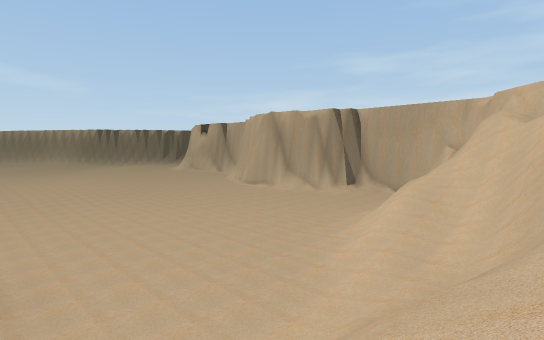
[1] (above)

24 first-person views from a walk through a 3-D level made in the Unity game engine. The camera is 1.3 m above the floor, tilts 4° down and sees 80° across. The floor is counted in squares, 2 m on a side. Each view is taken from the middle of a square. On the plan, view 1 faces up. The plan holds only what a view shows up to about 10 squares ahead; the rest is blank. The place goes on beyond the plan. Some animated figures are not drawn.

[2]
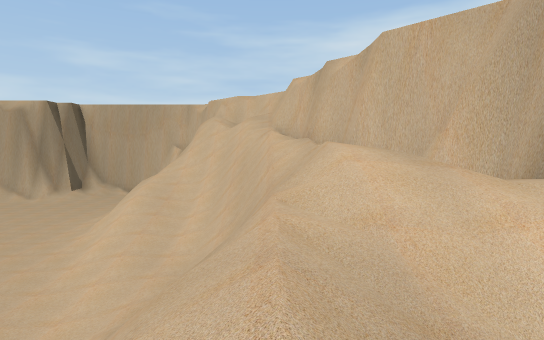

[3]
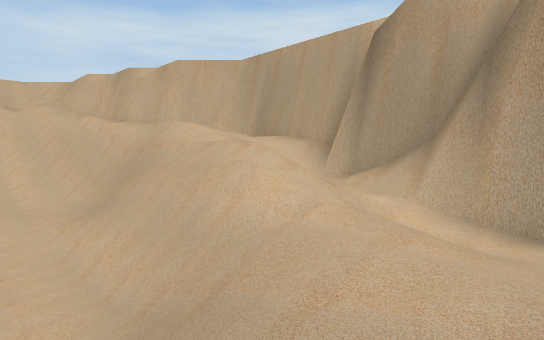

[4]
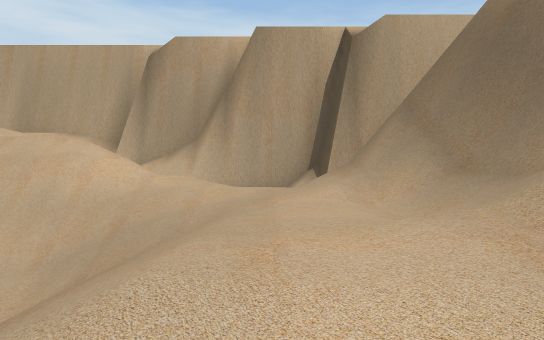

[5]
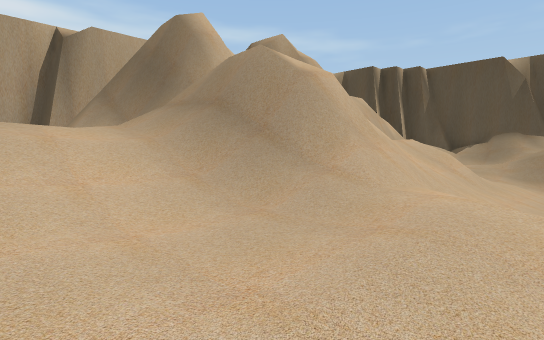

[6]
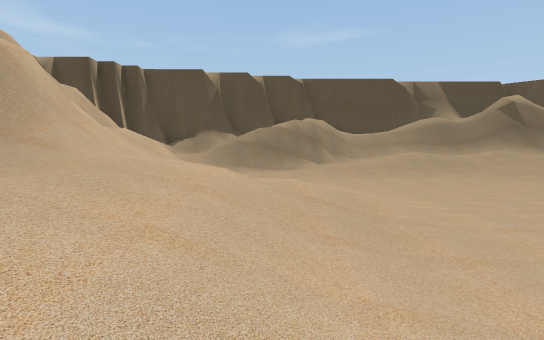

[7]
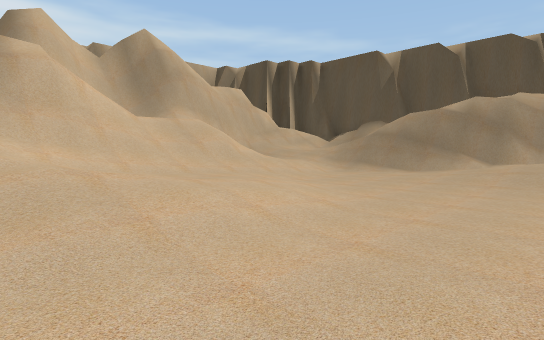

[8]
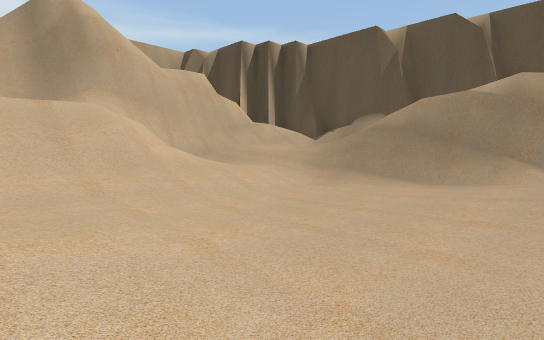

[9]
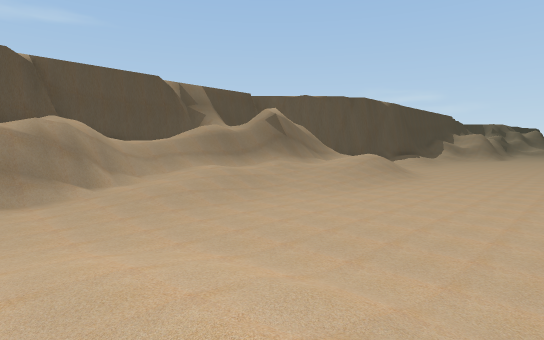

[10]
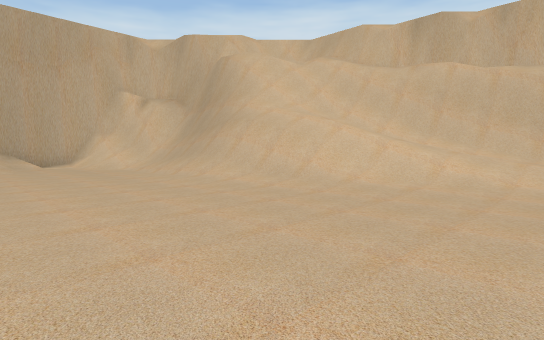

[11]
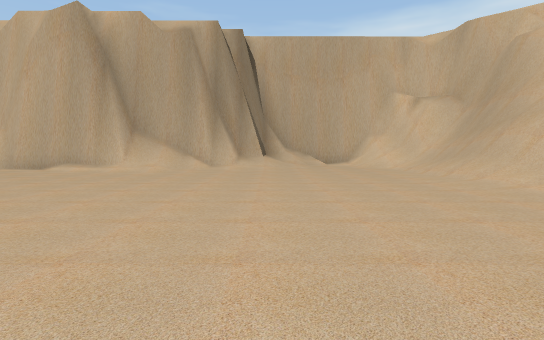

[12]
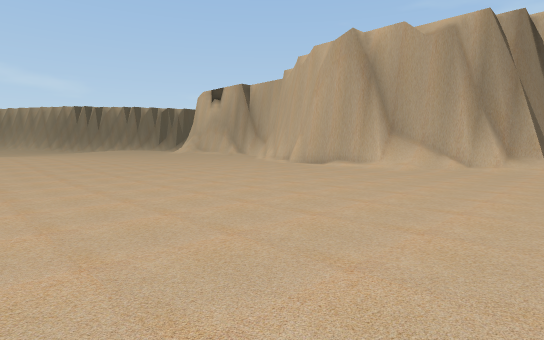

[13]
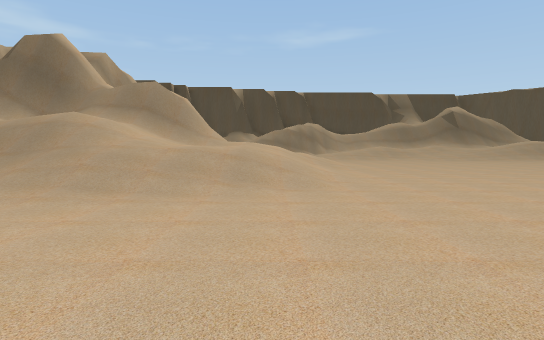

[14]
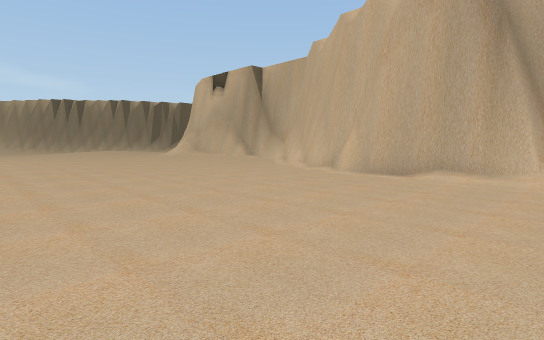

[15]
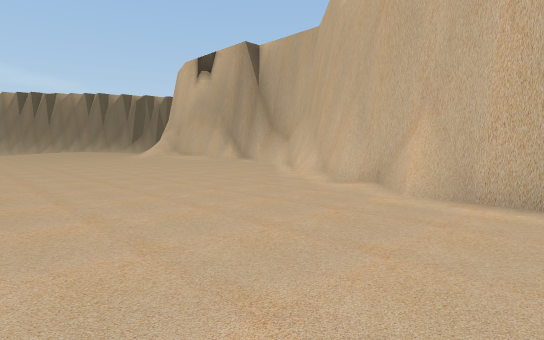

[16]
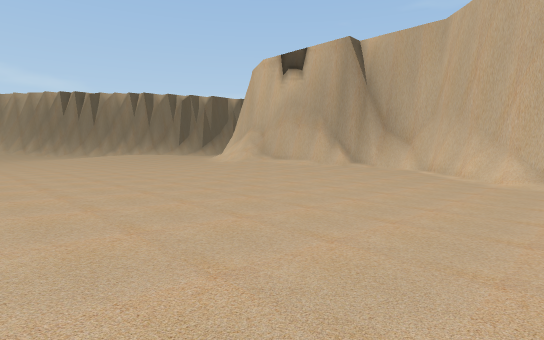

[17]
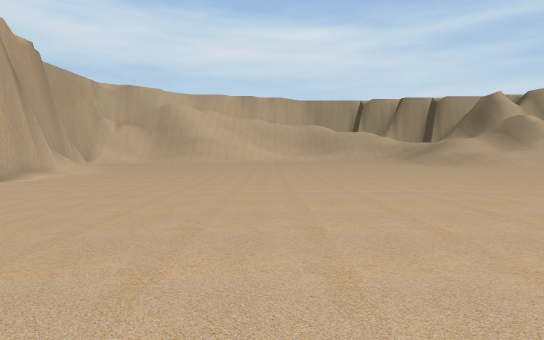

[18]
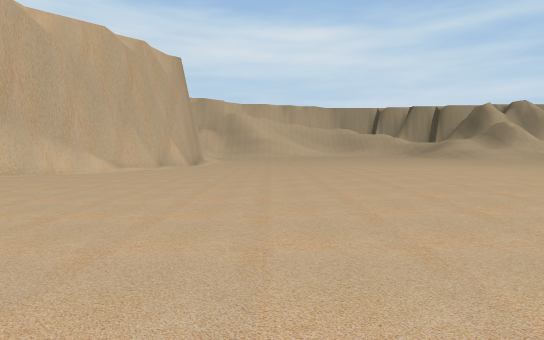

[19]
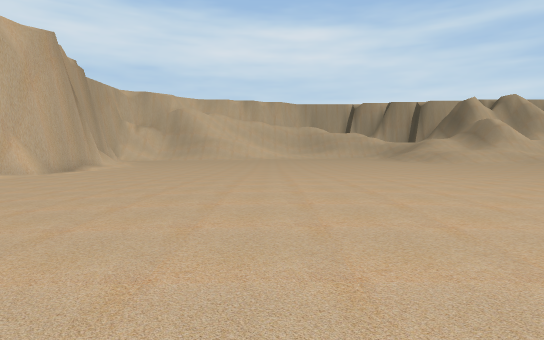

[20]
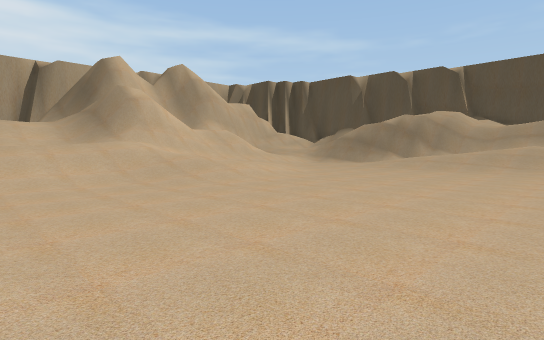

[21]
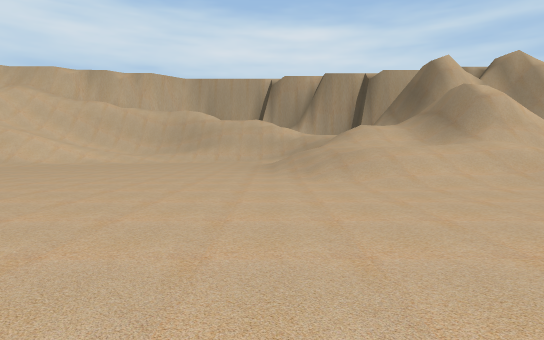

[22]
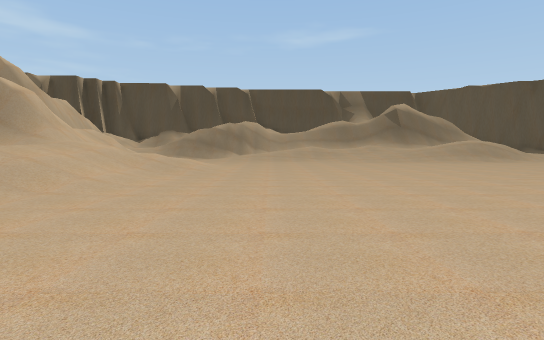

[23]
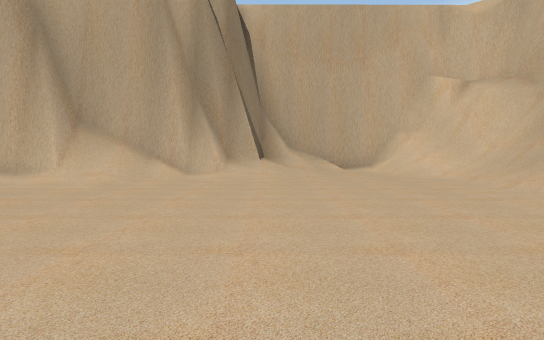

[24]
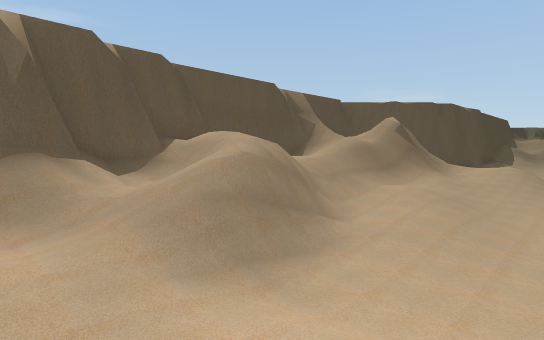

### Floor plan
Key: @ floor where view 1 was taken; # wall or solid block; . main floor; : floor 0.25 m higher than the main floor; + floor 0.5 m higher than the main floor; * floor 1.25 m higher than the main floor; / step, stairs or slope; = window, fence, low wall or low ledge.
Columns run from 22 left of view 1 to 8 right of it. Each row starts with its distance up from view 1.
 30        ::::::::::::#
 29        ::::::::::::#
 28        ::::::::::::#
 27         :::::::::..#
 26         :::::::....#
 25         ::::::::...##
 24         ::::::::....#
 23         ::+:::::....##
 22         ::++:::::....##
 21         :::::::::..../###
 20         ::::::::....../=######
 19          :::::::.......//##//##
 18          :::::::........./////#
 17          ::::::............../#
 16          :::::.............../#
 15          :::................//#
 14          ..................///#
 13          .................///##
 12          ................//#=#
 11  ......................../#//#
 10  .......................////=#
  9  ......................./////#
  8  .......................////##
  7  ............./.........///##
  6  .........../////......////#
  5 //......../////////....///###
  4 ///...../////*/////...///##/#
  3 //....../////*////  ..=//=/ #
  2 ////....////////// ///=//// #
  1 /////...////=#///////==/////#
  0 /////...////##=//////=@ ///##
 -1 /////...////=#=#//////////##
 -2 /=##/../////  =##=//////###
 -3 ///#/=/////   ####  /####
 -4 /////=/// //###    #/#
 -5 //////////####     ###
 -6 /////////###
 -7 ##/=/////#

Where each view was taken, in squares from view 1:
view 1: 0 up, 0 right, facing up
view 2: 0 up, 0 right, facing up-right
view 3: 0 up, 5 left, facing right
view 4: 2 up, 7 left, facing down-right
view 5: 5 up, 9 left, facing down
view 6: 6 up, 9 left, facing down-left
view 7: 6 up, 14 left, facing down
view 8: 3 up, 15 left, facing down
view 9: 3 up, 11 left, facing left
view 10: 11 up, 3 left, facing right
view 11: 11 up, 3 left, facing up-right
view 12: 10 up, 3 left, facing up
view 13: 10 up, 4 left, facing down-left
view 14: 15 up, 4 left, facing up
view 15: 19 up, 4 left, facing up
view 16: 20 up, 8 left, facing up
view 17: 23 up, 12 left, facing down-right
view 18: 30 up, 14 left, facing down-right
view 19: 25 up, 14 left, facing down-right
view 20: 11 up, 14 left, facing down
view 21: 12 up, 12 left, facing down-right
view 22: 12 up, 8 left, facing down-left
view 23: 13 up, 1 left, facing up-right
view 24: 3 down, 12 left, facing left
